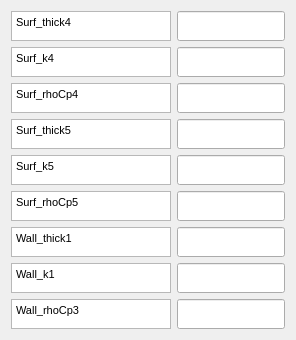
          <widget class="QFrame" name="">
           <layout class="QGridLayout" name="gridLayout_7">
            <item row="0" column="0">
             <widget class="QTextBrowser" name="textBrowser_9">
              <property name="sizePolicy">
               <sizepolicy hsizetype="Expanding" vsizetype="Expanding">
                <horstretch>0</horstretch>
                <verstretch>0</verstretch>
               </sizepolicy>
              </property>
              <property name="minimumSize">
               <size>
                <width>160</width>
                <height>0</height>
               </size>
              </property>
              <property name="maximumSize">
               <size>
                <width>74</width>
                <height>30</height>
               </size>
              </property>
              <property name="html">
               <string>&lt;!DOCTYPE HTML PUBLIC &quot;-//W3C//DTD HTML 4.0//EN&quot; &quot;http://www.w3.org/TR/REC-html40/strict.dtd&quot;&gt;
&lt;html&gt;&lt;head&gt;&lt;meta name=&quot;qrichtext&quot; content=&quot;1&quot; /&gt;&lt;style type=&quot;text/css&quot;&gt;
p, li { white-space: pre-wrap; }
&lt;/style&gt;&lt;/head&gt;&lt;body style=&quot; font-family:'MS Shell Dlg 2'; font-size:8pt; font-weight:400; font-style:normal;&quot;&gt;
&lt;p style=&quot; margin-top:0px; margin-bottom:0px; margin-left:0px; margin-right:0px; -qt-block-indent:0; text-indent:0px;&quot;&gt;Surf_thick4&lt;/p&gt;&lt;/body&gt;&lt;/html&gt;</string>
              </property>
             </widget>
            </item>
            <item row="5" column="0">
             <widget class="QTextBrowser" name="textBrowser_11">
              <property name="sizePolicy">
               <sizepolicy hsizetype="Expanding" vsizetype="Expanding">
                <horstretch>0</horstretch>
                <verstretch>0</verstretch>
               </sizepolicy>
              </property>
              <property name="minimumSize">
               <size>
                <width>160</width>
                <height>0</height>
               </size>
              </property>
              <property name="maximumSize">
               <size>
                <width>74</width>
                <height>30</height>
               </size>
              </property>
              <property name="html">
               <string>&lt;!DOCTYPE HTML PUBLIC &quot;-//W3C//DTD HTML 4.0//EN&quot; &quot;http://www.w3.org/TR/REC-html40/strict.dtd&quot;&gt;
&lt;html&gt;&lt;head&gt;&lt;meta name=&quot;qrichtext&quot; content=&quot;1&quot; /&gt;&lt;style type=&quot;text/css&quot;&gt;
p, li { white-space: pre-wrap; }
&lt;/style&gt;&lt;/head&gt;&lt;body style=&quot; font-family:'MS Shell Dlg 2'; font-size:8pt; font-weight:400; font-style:normal;&quot;&gt;
&lt;p style=&quot; margin-top:0px; margin-bottom:0px; margin-left:0px; margin-right:0px; -qt-block-indent:0; text-indent:0px;&quot;&gt;Surf_rhoCp4&lt;/p&gt;&lt;/body&gt;&lt;/html&gt;</string>
              </property>
             </widget>
            </item>
            <item row="8" column="0">
             <widget class="QTextBrowser" name="textBrowser_13">
              <property name="sizePolicy">
               <sizepolicy hsizetype="Expanding" vsizetype="Expanding">
                <horstretch>0</horstretch>
                <verstretch>0</verstretch>
               </sizepolicy>
              </property>
              <property name="minimumSize">
               <size>
                <width>160</width>
                <height>0</height>
               </size>
              </property>
              <property name="maximumSize">
               <size>
                <width>74</width>
                <height>30</height>
               </size>
              </property>
              <property name="html">
               <string>&lt;!DOCTYPE HTML PUBLIC &quot;-//W3C//DTD HTML 4.0//EN&quot; &quot;http://www.w3.org/TR/REC-html40/strict.dtd&quot;&gt;
&lt;html&gt;&lt;head&gt;&lt;meta name=&quot;qrichtext&quot; content=&quot;1&quot; /&gt;&lt;style type=&quot;text/css&quot;&gt;
p, li { white-space: pre-wrap; }
&lt;/style&gt;&lt;/head&gt;&lt;body style=&quot; font-family:'MS Shell Dlg 2'; font-size:8pt; font-weight:400; font-style:normal;&quot;&gt;
&lt;p style=&quot; margin-top:0px; margin-bottom:0px; margin-left:0px; margin-right:0px; -qt-block-indent:0; text-indent:0px;&quot;&gt;Surf_k5&lt;/p&gt;&lt;/body&gt;&lt;/html&gt;</string>
              </property>
             </widget>
            </item>
            <item row="3" column="1">
             <widget class="QLineEdit" name="ESTMlineEdit10">
              <property name="sizePolicy">
               <sizepolicy hsizetype="Expanding" vsizetype="Expanding">
                <horstretch>0</horstretch>
                <verstretch>0</verstretch>
               </sizepolicy>
              </property>
              <property name="minimumSize">
               <size>
                <width>87</width>
                <height>0</height>
               </size>
              </property>
              <property name="maximumSize">
               <size>
                <width>16777215</width>
                <height>30</height>
               </size>
              </property>
              <property name="toolTip">
               <string>    Thermal conductivity of the fourth layer[W m-1 K-1]
</string>
              </property>
             </widget>
            </item>
            <item row="7" column="1">
             <widget class="QLineEdit" name="ESTMlineEdit12">
              <property name="sizePolicy">
               <sizepolicy hsizetype="Expanding" vsizetype="Expanding">
                <horstretch>0</horstretch>
                <verstretch>0</verstretch>
               </sizepolicy>
              </property>
              <property name="minimumSize">
               <size>
                <width>87</width>
                <height>0</height>
               </size>
              </property>
              <property name="maximumSize">
               <size>
                <width>16777215</width>
                <height>30</height>
               </size>
              </property>
              <property name="toolTip">
               <string>    Thickness of the fifth layer [m] (if no fifth layer, set to -999.)
</string>
              </property>
             </widget>
            </item>
            <item row="5" column="1">
             <widget class="QLineEdit" name="ESTMlineEdit11">
              <property name="sizePolicy">
               <sizepolicy hsizetype="Expanding" vsizetype="Expanding">
                <horstretch>0</horstretch>
                <verstretch>0</verstretch>
               </sizepolicy>
              </property>
              <property name="minimumSize">
               <size>
                <width>87</width>
                <height>0</height>
               </size>
              </property>
              <property name="maximumSize">
               <size>
                <width>16777215</width>
                <height>30</height>
               </size>
              </property>
              <property name="toolTip">
               <string>    Volumetric heat capacity of the fourth layer [J m-3 K-1]
</string>
              </property>
             </widget>
            </item>
            <item row="7" column="0">
             <widget class="QTextBrowser" name="textBrowser_12">
              <property name="sizePolicy">
               <sizepolicy hsizetype="Expanding" vsizetype="Expanding">
                <horstretch>0</horstretch>
                <verstretch>0</verstretch>
               </sizepolicy>
              </property>
              <property name="minimumSize">
               <size>
                <width>160</width>
                <height>0</height>
               </size>
              </property>
              <property name="maximumSize">
               <size>
                <width>74</width>
                <height>30</height>
               </size>
              </property>
              <property name="html">
               <string>&lt;!DOCTYPE HTML PUBLIC &quot;-//W3C//DTD HTML 4.0//EN&quot; &quot;http://www.w3.org/TR/REC-html40/strict.dtd&quot;&gt;
&lt;html&gt;&lt;head&gt;&lt;meta name=&quot;qrichtext&quot; content=&quot;1&quot; /&gt;&lt;style type=&quot;text/css&quot;&gt;
p, li { white-space: pre-wrap; }
&lt;/style&gt;&lt;/head&gt;&lt;body style=&quot; font-family:'MS Shell Dlg 2'; font-size:8pt; font-weight:400; font-style:normal;&quot;&gt;
&lt;p style=&quot; margin-top:0px; margin-bottom:0px; margin-left:0px; margin-right:0px; -qt-block-indent:0; text-indent:0px;&quot;&gt;Surf_thick5&lt;/p&gt;&lt;/body&gt;&lt;/html&gt;</string>
              </property>
             </widget>
            </item>
            <item row="3" column="0">
             <widget class="QTextBrowser" name="textBrowser_10">
              <property name="sizePolicy">
               <sizepolicy hsizetype="Expanding" vsizetype="Expanding">
                <horstretch>0</horstretch>
                <verstretch>0</verstretch>
               </sizepolicy>
              </property>
              <property name="minimumSize">
               <size>
                <width>160</width>
                <height>0</height>
               </size>
              </property>
              <property name="maximumSize">
               <size>
                <width>74</width>
                <height>30</height>
               </size>
              </property>
              <property name="html">
               <string>&lt;!DOCTYPE HTML PUBLIC &quot;-//W3C//DTD HTML 4.0//EN&quot; &quot;http://www.w3.org/TR/REC-html40/strict.dtd&quot;&gt;
&lt;html&gt;&lt;head&gt;&lt;meta name=&quot;qrichtext&quot; content=&quot;1&quot; /&gt;&lt;style type=&quot;text/css&quot;&gt;
p, li { white-space: pre-wrap; }
&lt;/style&gt;&lt;/head&gt;&lt;body style=&quot; font-family:'MS Shell Dlg 2'; font-size:8pt; font-weight:400; font-style:normal;&quot;&gt;
&lt;p style=&quot; margin-top:0px; margin-bottom:0px; margin-left:0px; margin-right:0px; -qt-block-indent:0; text-indent:0px;&quot;&gt;Surf_k4&lt;/p&gt;&lt;/body&gt;&lt;/html&gt;</string>
              </property>
             </widget>
            </item>
            <item row="12" column="0">
             <widget class="QTextBrowser" name="textBrowser_17">
              <property name="sizePolicy">
               <sizepolicy hsizetype="Expanding" vsizetype="Expanding">
                <horstretch>0</horstretch>
                <verstretch>0</verstretch>
               </sizepolicy>
              </property>
              <property name="minimumSize">
               <size>
                <width>160</width>
                <height>0</height>
               </size>
              </property>
              <property name="maximumSize">
               <size>
                <width>74</width>
                <height>30</height>
               </size>
              </property>
              <property name="html">
               <string>&lt;!DOCTYPE HTML PUBLIC &quot;-//W3C//DTD HTML 4.0//EN&quot; &quot;http://www.w3.org/TR/REC-html40/strict.dtd&quot;&gt;
&lt;html&gt;&lt;head&gt;&lt;meta name=&quot;qrichtext&quot; content=&quot;1&quot; /&gt;&lt;style type=&quot;text/css&quot;&gt;
p, li { white-space: pre-wrap; }
&lt;/style&gt;&lt;/head&gt;&lt;body style=&quot; font-family:'MS Shell Dlg 2'; font-size:8pt; font-weight:400; font-style:normal;&quot;&gt;
&lt;p style=&quot; margin-top:0px; margin-bottom:0px; margin-left:0px; margin-right:0px; -qt-block-indent:0; text-indent:0px;&quot;&gt;Wall_rhoCp3&lt;/p&gt;&lt;/body&gt;&lt;/html&gt;</string>
              </property>
             </widget>
            </item>
            <item row="9" column="0">
             <widget class="QTextBrowser" name="textBrowser_14">
              <property name="sizePolicy">
               <sizepolicy hsizetype="Expanding" vsizetype="Expanding">
                <horstretch>0</horstretch>
                <verstretch>0</verstretch>
               </sizepolicy>
              </property>
              <property name="minimumSize">
               <size>
                <width>160</width>
                <height>0</height>
               </size>
              </property>
              <property name="maximumSize">
               <size>
                <width>74</width>
                <height>30</height>
               </size>
              </property>
              <property name="html">
               <string>&lt;!DOCTYPE HTML PUBLIC &quot;-//W3C//DTD HTML 4.0//EN&quot; &quot;http://www.w3.org/TR/REC-html40/strict.dtd&quot;&gt;
&lt;html&gt;&lt;head&gt;&lt;meta name=&quot;qrichtext&quot; content=&quot;1&quot; /&gt;&lt;style type=&quot;text/css&quot;&gt;
p, li { white-space: pre-wrap; }
&lt;/style&gt;&lt;/head&gt;&lt;body style=&quot; font-family:'MS Shell Dlg 2'; font-size:8pt; font-weight:400; font-style:normal;&quot;&gt;
&lt;p style=&quot; margin-top:0px; margin-bottom:0px; margin-left:0px; margin-right:0px; -qt-block-indent:0; text-indent:0px;&quot;&gt;Surf_rhoCp5&lt;/p&gt;&lt;/body&gt;&lt;/html&gt;</string>
              </property>
             </widget>
            </item>
            <item row="9" column="1">
             <widget class="QLineEdit" name="ESTMlineEdit14">
              <property name="sizePolicy">
               <sizepolicy hsizetype="Expanding" vsizetype="Expanding">
                <horstretch>0</horstretch>
                <verstretch>0</verstretch>
               </sizepolicy>
              </property>
              <property name="minimumSize">
               <size>
                <width>87</width>
                <height>0</height>
               </size>
              </property>
              <property name="maximumSize">
               <size>
                <width>16777215</width>
                <height>30</height>
               </size>
              </property>
              <property name="toolTip">
               <string>    Thermal conductivity of the fifth layer [W m-1 K-1]
</string>
              </property>
             </widget>
            </item>
            <item row="11" column="0">
             <widget class="QTextBrowser" name="textBrowser_16">
              <property name="sizePolicy">
               <sizepolicy hsizetype="Expanding" vsizetype="Expanding">
                <horstretch>0</horstretch>
                <verstretch>0</verstretch>
               </sizepolicy>
              </property>
              <property name="minimumSize">
               <size>
                <width>160</width>
                <height>0</height>
               </size>
              </property>
              <property name="maximumSize">
               <size>
                <width>74</width>
                <height>30</height>
               </size>
              </property>
              <property name="html">
               <string>&lt;!DOCTYPE HTML PUBLIC &quot;-//W3C//DTD HTML 4.0//EN&quot; &quot;http://www.w3.org/TR/REC-html40/strict.dtd&quot;&gt;
&lt;html&gt;&lt;head&gt;&lt;meta name=&quot;qrichtext&quot; content=&quot;1&quot; /&gt;&lt;style type=&quot;text/css&quot;&gt;
p, li { white-space: pre-wrap; }
&lt;/style&gt;&lt;/head&gt;&lt;body style=&quot; font-family:'MS Shell Dlg 2'; font-size:8pt; font-weight:400; font-style:normal;&quot;&gt;
&lt;p style=&quot; margin-top:0px; margin-bottom:0px; margin-left:0px; margin-right:0px; -qt-block-indent:0; text-indent:0px;&quot;&gt;Wall_k1&lt;/p&gt;&lt;/body&gt;&lt;/html&gt;</string>
              </property>
             </widget>
            </item>
            <item row="11" column="1">
             <widget class="QLineEdit" name="ESTMlineEdit16">
              <property name="sizePolicy">
               <sizepolicy hsizetype="Expanding" vsizetype="Expanding">
                <horstretch>0</horstretch>
                <verstretch>0</verstretch>
               </sizepolicy>
              </property>
              <property name="maximumSize">
               <size>
                <width>16777215</width>
                <height>30</height>
               </size>
              </property>
              <property name="toolTip">
               <string>    Volumetric heat capacity of the third layer [J m-3 K-1]
</string>
              </property>
             </widget>
            </item>
            <item row="10" column="0">
             <widget class="QTextBrowser" name="textBrowser_15">
              <property name="sizePolicy">
               <sizepolicy hsizetype="Expanding" vsizetype="Expanding">
                <horstretch>0</horstretch>
                <verstretch>0</verstretch>
               </sizepolicy>
              </property>
              <property name="minimumSize">
               <size>
                <width>160</width>
                <height>0</height>
               </size>
              </property>
              <property name="maximumSize">
               <size>
                <width>74</width>
                <height>30</height>
               </size>
              </property>
              <property name="html">
               <string>&lt;!DOCTYPE HTML PUBLIC &quot;-//W3C//DTD HTML 4.0//EN&quot; &quot;http://www.w3.org/TR/REC-html40/strict.dtd&quot;&gt;
&lt;html&gt;&lt;head&gt;&lt;meta name=&quot;qrichtext&quot; content=&quot;1&quot; /&gt;&lt;style type=&quot;text/css&quot;&gt;
p, li { white-space: pre-wrap; }
&lt;/style&gt;&lt;/head&gt;&lt;body style=&quot; font-family:'MS Shell Dlg 2'; font-size:8pt; font-weight:400; font-style:normal;&quot;&gt;
&lt;p style=&quot; margin-top:0px; margin-bottom:0px; margin-left:0px; margin-right:0px; -qt-block-indent:0; text-indent:0px;&quot;&gt;Wall_thick1&lt;/p&gt;&lt;/body&gt;&lt;/html&gt;</string>
              </property>
             </widget>
            </item>
            <item row="10" column="1">
             <widget class="QLineEdit" name="ESTMlineEdit15">
              <property name="sizePolicy">
               <sizepolicy hsizetype="Expanding" vsizetype="Expanding">
                <horstretch>0</horstretch>
                <verstretch>0</verstretch>
               </sizepolicy>
              </property>
              <property name="minimumSize">
               <size>
                <width>87</width>
                <height>0</height>
               </size>
              </property>
              <property name="maximumSize">
               <size>
                <width>16777215</width>
                <height>30</height>
               </size>
              </property>
              <property name="toolTip">
               <string>    Volumetric heat capacity of the fifth layer [J m-3 K-1]
</string>
              </property>
             </widget>
            </item>
            <item row="8" column="1">
             <widget class="QLineEdit" name="ESTMlineEdit13">
              <property name="sizePolicy">
               <sizepolicy hsizetype="Expanding" vsizetype="Expanding">
                <horstretch>0</horstretch>
                <verstretch>0</verstretch>
               </sizepolicy>
              </property>
              <property name="minimumSize">
               <size>
                <width>87</width>
                <height>0</height>
               </size>
              </property>
              <property name="maximumSize">
               <size>
                <width>16777215</width>
                <height>30</height>
               </size>
              </property>
             </widget>
            </item>
            <item row="0" column="1">
             <widget class="QLineEdit" name="ESTMlineEdit9">
              <property name="sizePolicy">
               <sizepolicy hsizetype="Expanding" vsizetype="Expanding">
                <horstretch>0</horstretch>
                <verstretch>0</verstretch>
               </sizepolicy>
              </property>
              <property name="maximumSize">
               <size>
                <width>16777215</width>
                <height>30</height>
               </size>
              </property>
              <property name="toolTip">
               <string>    Thickness of the fourth layer [m] (if no fourth layer, set to -999.)
</string>
              </property>
             </widget>
            </item>
            <item row="12" column="1">
             <widget class="QLineEdit" name="ESTMlineEdit17">
              <property name="sizePolicy">
               <sizepolicy hsizetype="Expanding" vsizetype="Expanding">
                <horstretch>0</horstretch>
                <verstretch>0</verstretch>
               </sizepolicy>
              </property>
              <property name="minimumSize">
               <size>
                <width>87</width>
                <height>0</height>
               </size>
              </property>
              <property name="maximumSize">
               <size>
                <width>16777215</width>
                <height>30</height>
               </size>
              </property>
              <property name="toolTip">
               <string>    Volumetric heat capacity of the third layer [J m-3 K-1]
</string>
              </property>
             </widget>
            </item>
           </layout>
          </widget>
